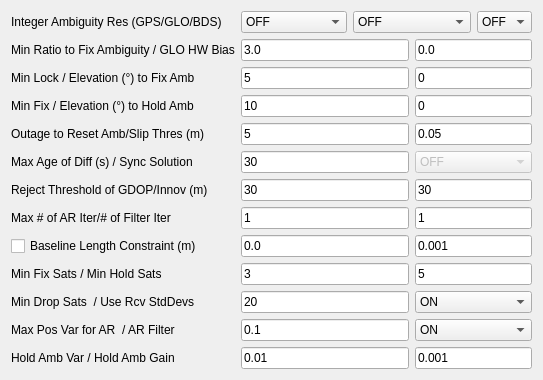
     <widget class="QWidget" name="TabSheet2">
      <property name="toolTip">
       <string/>
      </property>
      <attribute name="title">
       <string>Setting&amp;2</string>
      </attribute>
      <layout class="QGridLayout" name="gridLayout_2">
       <item row="2" column="1" colspan="2">
        <widget class="QLineEdit" name="LockCntFixAmb">
         <property name="enabled">
          <bool>true</bool>
         </property>
         <property name="toolTip">
          <string/>
         </property>
         <property name="text">
          <string>5</string>
         </property>
        </widget>
       </item>
       <item row="2" column="3" colspan="2">
        <widget class="QLineEdit" name="ElMaskAR">
         <property name="enabled">
          <bool>true</bool>
         </property>
         <property name="toolTip">
          <string/>
         </property>
         <property name="text">
          <string>0</string>
         </property>
        </widget>
       </item>
       <item row="3" column="0">
        <widget class="QLabel" name="LabelHold">
         <property name="enabled">
          <bool>true</bool>
         </property>
         <property name="toolTip">
          <string/>
         </property>
         <property name="text">
          <string>Min Fix / Elevation (°) to Hold Amb</string>
         </property>
        </widget>
       </item>
       <item row="2" column="0">
        <widget class="QLabel" name="Label13">
         <property name="enabled">
          <bool>true</bool>
         </property>
         <property name="toolTip">
          <string/>
         </property>
         <property name="text">
          <string>Min Lock / Elevation (°) to Fix Amb</string>
         </property>
        </widget>
       </item>
       <item row="14" column="0">
        <widget class="QLabel" name="label_2">
         <property name="text">
          <string>Min Drop Sats  / Use Rcv StdDevs</string>
         </property>
        </widget>
       </item>
       <item row="11" column="0">
        <widget class="QLabel" name="label">
         <property name="text">
          <string>Min Fix Sats / Min Hold Sats</string>
         </property>
        </widget>
       </item>
       <item row="0" column="0">
        <widget class="QLabel" name="Label25">
         <property name="enabled">
          <bool>true</bool>
         </property>
         <property name="toolTip">
          <string/>
         </property>
         <property name="text">
          <string>Integer Ambiguity Res (GPS/GLO/BDS)</string>
         </property>
        </widget>
       </item>
       <item row="0" column="1">
        <widget class="QComboBox" name="AmbRes">
         <property name="enabled">
          <bool>true</bool>
         </property>
         <property name="toolTip">
          <string/>
         </property>
         <item>
          <property name="text">
           <string>OFF</string>
          </property>
         </item>
         <item>
          <property name="text">
           <string>Continuous</string>
          </property>
         </item>
         <item>
          <property name="text">
           <string>Instantaneous</string>
          </property>
         </item>
         <item>
          <property name="text">
           <string>Fix and Hold</string>
          </property>
         </item>
         <item>
          <property name="text">
           <string>PPP-AR</string>
          </property>
         </item>
        </widget>
       </item>
       <item row="0" column="2" colspan="2">
        <widget class="QComboBox" name="GloAmbRes">
         <property name="enabled">
          <bool>true</bool>
         </property>
         <property name="toolTip">
          <string/>
         </property>
         <item>
          <property name="text">
           <string>OFF</string>
          </property>
         </item>
         <item>
          <property name="text">
           <string>ON</string>
          </property>
         </item>
         <item>
          <property name="text">
           <string>Auto Calibration</string>
          </property>
         </item>
         <item>
          <property name="text">
           <string>Fix and Hold</string>
          </property>
         </item>
        </widget>
       </item>
       <item row="0" column="4">
        <widget class="QComboBox" name="BdsAmbRes">
         <property name="enabled">
          <bool>true</bool>
         </property>
         <property name="toolTip">
          <string/>
         </property>
         <item>
          <property name="text">
           <string>OFF</string>
          </property>
         </item>
         <item>
          <property name="text">
           <string>ON</string>
          </property>
         </item>
        </widget>
       </item>
       <item row="6" column="3" colspan="2">
        <widget class="QLineEdit" name="RejectThres">
         <property name="enabled">
          <bool>true</bool>
         </property>
         <property name="toolTip">
          <string/>
         </property>
         <property name="text">
          <string>30</string>
         </property>
        </widget>
       </item>
       <item row="7" column="0">
        <widget class="QLabel" name="Label37">
         <property name="enabled">
          <bool>true</bool>
         </property>
         <property name="toolTip">
          <string/>
         </property>
         <property name="text">
          <string>Max # of AR Iter/# of Filter Iter</string>
         </property>
        </widget>
       </item>
       <item row="7" column="1" colspan="2">
        <widget class="QLineEdit" name="ARIter">
         <property name="enabled">
          <bool>true</bool>
         </property>
         <property name="toolTip">
          <string/>
         </property>
         <property name="text">
          <string>1</string>
         </property>
        </widget>
       </item>
       <item row="7" column="3" colspan="2">
        <widget class="QLineEdit" name="NumIter">
         <property name="enabled">
          <bool>true</bool>
         </property>
         <property name="toolTip">
          <string/>
         </property>
         <property name="text">
          <string>1</string>
         </property>
        </widget>
       </item>
       <item row="5" column="3" colspan="2">
        <widget class="QComboBox" name="SyncSol">
         <property name="enabled">
          <bool>false</bool>
         </property>
         <property name="toolTip">
          <string/>
         </property>
         <item>
          <property name="text">
           <string>OFF</string>
          </property>
         </item>
         <item>
          <property name="text">
           <string>ON</string>
          </property>
         </item>
         <item>
          <property name="text">
           <string>Auto Calibration</string>
          </property>
         </item>
        </widget>
       </item>
       <item row="6" column="0">
        <widget class="QLabel" name="Label11">
         <property name="enabled">
          <bool>true</bool>
         </property>
         <property name="toolTip">
          <string/>
         </property>
         <property name="text">
          <string>Reject Threshold of GDOP/Innov (m)</string>
         </property>
        </widget>
       </item>
       <item row="6" column="1" colspan="2">
        <widget class="QLineEdit" name="RejectGdop">
         <property name="enabled">
          <bool>true</bool>
         </property>
         <property name="toolTip">
          <string/>
         </property>
         <property name="text">
          <string>30</string>
         </property>
        </widget>
       </item>
       <item row="1" column="0">
        <widget class="QLabel" name="LabelRatio">
         <property name="enabled">
          <bool>true</bool>
         </property>
         <property name="toolTip">
          <string/>
         </property>
         <property name="text">
          <string>Min Ratio to Fix Ambiguity / GLO HW Bias</string>
         </property>
        </widget>
       </item>
       <item row="8" column="0">
        <widget class="QCheckBox" name="BaselineConst">
         <property name="toolTip">
          <string/>
         </property>
         <property name="text">
          <string>Baseline Length Constraint (m)</string>
         </property>
         <property name="checked">
          <bool>false</bool>
         </property>
        </widget>
       </item>
       <item row="8" column="1" colspan="2">
        <widget class="QLineEdit" name="BaselineLen">
         <property name="enabled">
          <bool>true</bool>
         </property>
         <property name="toolTip">
          <string/>
         </property>
         <property name="text">
          <string>0.0</string>
         </property>
        </widget>
       </item>
       <item row="8" column="3" colspan="2">
        <widget class="QLineEdit" name="BaselineSig">
         <property name="enabled">
          <bool>true</bool>
         </property>
         <property name="toolTip">
          <string/>
         </property>
         <property name="text">
          <string>0.001</string>
         </property>
        </widget>
       </item>
       <item row="3" column="1" colspan="2">
        <widget class="QLineEdit" name="FixCntHoldAmb">
         <property name="enabled">
          <bool>true</bool>
         </property>
         <property name="toolTip">
          <string/>
         </property>
         <property name="text">
          <string>10</string>
         </property>
        </widget>
       </item>
       <item row="3" column="3" colspan="2">
        <widget class="QLineEdit" name="ElMaskHold">
         <property name="enabled">
          <bool>true</bool>
         </property>
         <property name="toolTip">
          <string/>
         </property>
         <property name="text">
          <string>0</string>
         </property>
        </widget>
       </item>
       <item row="4" column="0">
        <widget class="QLabel" name="Label22">
         <property name="enabled">
          <bool>true</bool>
         </property>
         <property name="toolTip">
          <string/>
         </property>
         <property name="text">
          <string>Outage to Reset Amb/Slip Thres (m)</string>
         </property>
        </widget>
       </item>
       <item row="4" column="1" colspan="2">
        <widget class="QLineEdit" name="OutCntResetAmb">
         <property name="enabled">
          <bool>true</bool>
         </property>
         <property name="toolTip">
          <string/>
         </property>
         <property name="text">
          <string>5</string>
         </property>
        </widget>
       </item>
       <item row="4" column="3" colspan="2">
        <widget class="QLineEdit" name="SlipThres">
         <property name="enabled">
          <bool>true</bool>
         </property>
         <property name="toolTip">
          <string/>
         </property>
         <property name="text">
          <string>0.05</string>
         </property>
        </widget>
       </item>
       <item row="5" column="0">
        <widget class="QLabel" name="Label14">
         <property name="enabled">
          <bool>true</bool>
         </property>
         <property name="toolTip">
          <string/>
         </property>
         <property name="text">
          <string>Max Age of Diff (s) / Sync Solution</string>
         </property>
        </widget>
       </item>
       <item row="5" column="1" colspan="2">
        <widget class="QLineEdit" name="MaxAgeDiff">
         <property name="enabled">
          <bool>true</bool>
         </property>
         <property name="toolTip">
          <string/>
         </property>
         <property name="text">
          <string>30</string>
         </property>
        </widget>
       </item>
       <item row="17" column="0">
        <widget class="QLabel" name="label_3">
         <property name="text">
          <string>Max Pos Var for AR  / AR Filter</string>
         </property>
        </widget>
       </item>
       <item row="20" column="0">
        <widget class="QLabel" name="label_4">
         <property name="text">
          <string>Hold Amb Var / Hold Amb Gain</string>
         </property>
        </widget>
       </item>
       <item row="11" column="1" colspan="2">
        <widget class="QLineEdit" name="MinFixSats">
         <property name="text">
          <string>3</string>
         </property>
        </widget>
       </item>
       <item row="11" column="3" colspan="2">
        <widget class="QLineEdit" name="MinHoldSats">
         <property name="text">
          <string>5</string>
         </property>
        </widget>
       </item>
       <item row="14" column="1" colspan="2">
        <widget class="QLineEdit" name="MinDropSats">
         <property name="text">
          <string>20</string>
         </property>
        </widget>
       </item>
       <item row="17" column="1" colspan="2">
        <widget class="QLineEdit" name="MaxPosVarAR">
         <property name="text">
          <string>0.1</string>
         </property>
        </widget>
       </item>
       <item row="20" column="1" colspan="2">
        <widget class="QLineEdit" name="GainHoldAmb">
         <property name="text">
          <string>0.01</string>
         </property>
        </widget>
       </item>
       <item row="14" column="3" colspan="2">
        <widget class="QComboBox" name="RcvStds">
         <property name="currentText">
          <string>ON</string>
         </property>
         <item>
          <property name="text">
           <string>ON</string>
          </property>
         </item>
         <item>
          <property name="text">
           <string>OFF</string>
          </property>
         </item>
        </widget>
       </item>
       <item row="17" column="3" colspan="2">
        <widget class="QComboBox" name="ARFilter">
         <property name="currentText">
          <string>ON</string>
         </property>
         <item>
          <property name="text">
           <string>ON</string>
          </property>
         </item>
         <item>
          <property name="text">
           <string>OFF</string>
          </property>
         </item>
        </widget>
       </item>
       <item row="20" column="3" colspan="2">
        <widget class="QLineEdit" name="VarHoldAmb">
         <property name="text">
          <string>0.001</string>
         </property>
        </widget>
       </item>
       <item row="1" column="1" colspan="2">
        <widget class="QLineEdit" name="ValidThresAR">
         <property name="enabled">
          <bool>true</bool>
         </property>
         <property name="toolTip">
          <string/>
         </property>
         <property name="text">
          <string>3.0</string>
         </property>
        </widget>
       </item>
       <item row="1" column="3" colspan="2">
        <widget class="QLineEdit" name="GloHwBias">
         <property name="text">
          <string>0.0</string>
         </property>
        </widget>
       </item>
      </layout>
     </widget>
